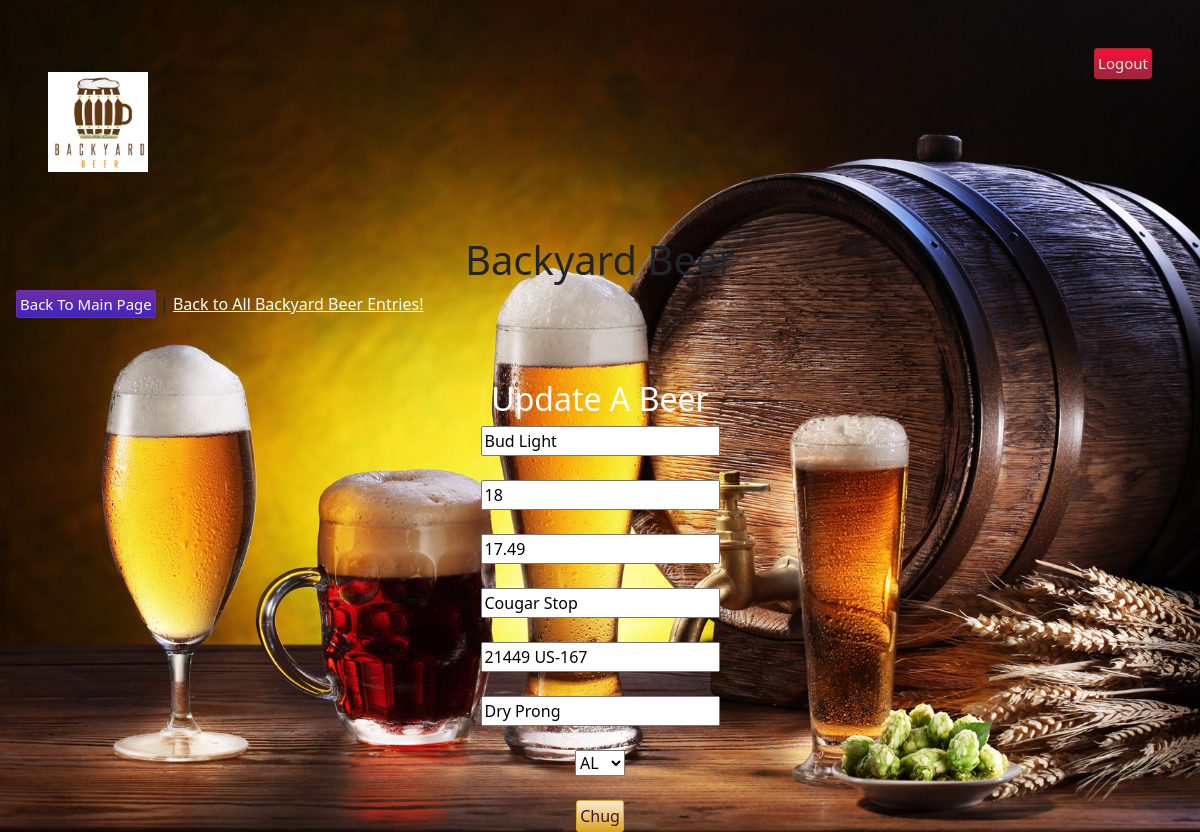
/beerTable/2/edit (signed in), run on the app's committed database.
### backyard_app/models.py (models this page shows)
class Beer(models.Model):
    brand = models.CharField(max_length=50)
    quantity = models.IntegerField()
    cost = models.DecimalField(max_digits=7, decimal_places=2)
    store = models.CharField(max_length=100)
    address = models.CharField(max_length=200)
    city = models.CharField(max_length=50)
    state = models.CharField(max_length=2)
    user = models.ManyToManyField(User, related_name="beer")
    created_at = models.DateTimeField(auto_now_add=True)
    updated_at = models.DateTimeField(auto_now=True)

### backyard_app/views.py (the view)
# urls.py: path('beerTable/<int:beer_id>/edit', views.editbeer),
def editbeer(request, beer_id):
    if 'user_id' not in request.session:
        return redirect('/')
    this_beer = Beer.objects.get(id=beer_id)
    context = {
        "beer" : Beer.objects.get(id=beer_id)
    }
    return render(request, "editBeerForm.html", context)

### backyard_app/templates/editBeerForm.html (shortened to what this page needs)
<!DOCTYPE html>
<html lang="en">
<head>
    <link href="https://cdn.jsdelivr.net/npm/bootstrap@5.0.0-beta1/dist/css/bootstrap.min.css" rel="stylesheet">
    {% load static %}
    <link rel="stylesheet" href="{% static 'style.css' %}">
</head>
<body>
    <div class="p-5">
        <a href="/logout" style="float: right"class="redie">Logout</a> <br>
        <img src= '/static/images/beer_logo.jpg' alt='Beer_logo' style="height: 100px; width: 100px; align-content: right" />
    </div>
    <div class ='p-3'>
    <h1 class = 'text-center'>Backyard Beer</h1>
        <a class="color" style = 'color:white' href="/main">Back To Main Page</a>  | <a class="" style = 'color:white' href="/allbeers">Back to All Backyard Beer Entries!</a>
        <br>
    </div><br><br>
    <div class ='text-center'>
    <form action="/beerTable/{{beer.id}}/updatebeer" method="POST">
        <h2 style = "color:white">Update A Beer</h2>
        <input type="text" name="brand" value="{{beer.brand}}">
        <br><br>
        <input type="text" name="quantity" value="{{beer.quantity}}">
        <br><br>
        <input type="text" name="cost" value="{{beer.cost}}">
        <br><br>
        <input type="text" name="store" value="{{beer.store}}">
        <br><br>
        <input type="text" name="address" value="{{beer.address}}">
        <br><br>
        <input type="text" name="city" value="{{beer.city}}">
        <br><br>
        <select name="state" value="{{beer.state}}">
            <option value="AL">AL</option>
        </select>
        <br><br>
        <input type="submit" class="button" value="Chug" class="chug">
    </form>
</div>
</body>
</html>

### backyard_app/static/style.css (style rules this page uses)
.button { background-image: linear-gradient(antiquewhite, goldenrod); color:rgb(59, 24, 24); border: 1px solid goldenrod; border-radius: 3px; text-decoration: none; padding: 3px; }
.redie { background-image: linear-gradient( #fd0e35, #9c2542); color: antiquewhite; border: 1px solid brown; border-radius: 3px; text-decoration: none; font-size: 15px; padding: 3px; }
.color { background-image: linear-gradient(#6f2da8, #3f26bf); color: antiquewhite; border: 1px solid #6f2da8; border-radius: 3px; text-decoration: none; font-size: 15px; padding: 3px; height: 200px; }

### backyard_app/templates/editBeerForm.html (style rules this page uses)
body { background-image: url("/static/images/brewery.jpeg"); background-repeat: no-repeat; background-attachment: fixed; background-position: 100% 50%; background-size: cover; }

### data on the page
Beer: brand "Bud Light", quantity "18", cost "17.49", store "Cougar Stop", address "21449 US-167", city "Dry Prong", state "AL"
